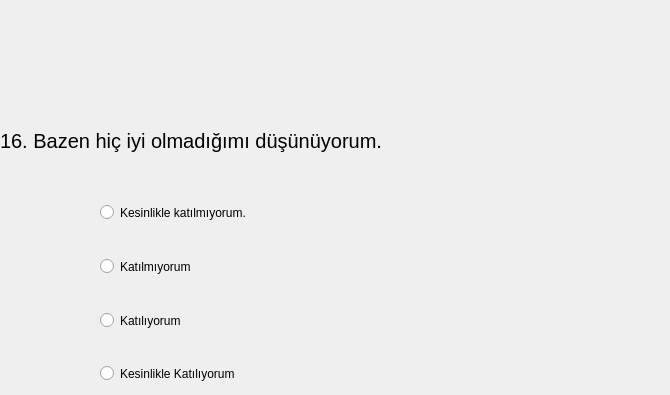
   <widget class="QWidget" name="tab_16">
    <attribute name="title">
     <string>Page</string>
    </attribute>
    <widget class="QLabel" name="label_Q12">
     <property name="geometry">
      <rect>
       <x>0</x>
       <y>100</y>
       <width>661</width>
       <height>81</height>
      </rect>
     </property>
     <property name="font">
      <font>
       <pointsize>15</pointsize>
      </font>
     </property>
     <property name="text">
      <string>16. Bazen hiç iyi olmadığımı düşünüyorum.</string>
     </property>
    </widget>
    <widget class="QRadioButton" name="A1_radioButton_Q12">
     <property name="geometry">
      <rect>
       <x>100</x>
       <y>200</y>
       <width>197</width>
       <height>25</height>
      </rect>
     </property>
     <property name="text">
      <string>Kesinlikle katılmıyorum.</string>
     </property>
    </widget>
    <widget class="QRadioButton" name="A2_radioButton_Q12">
     <property name="geometry">
      <rect>
       <x>100</x>
       <y>254</y>
       <width>120</width>
       <height>25</height>
      </rect>
     </property>
     <property name="text">
      <string>Katılmıyorum</string>
     </property>
    </widget>
    <widget class="QRadioButton" name="A3_radioButton_Q12">
     <property name="geometry">
      <rect>
       <x>100</x>
       <y>308</y>
       <width>106</width>
       <height>25</height>
      </rect>
     </property>
     <property name="text">
      <string>Katılıyorum</string>
     </property>
    </widget>
    <widget class="QRadioButton" name="A4_radioButton_Q12">
     <property name="geometry">
      <rect>
       <x>100</x>
       <y>361</y>
       <width>180</width>
       <height>25</height>
      </rect>
     </property>
     <property name="text">
      <string>Kesinlikle Katılıyorum</string>
     </property>
    </widget>
   </widget>
